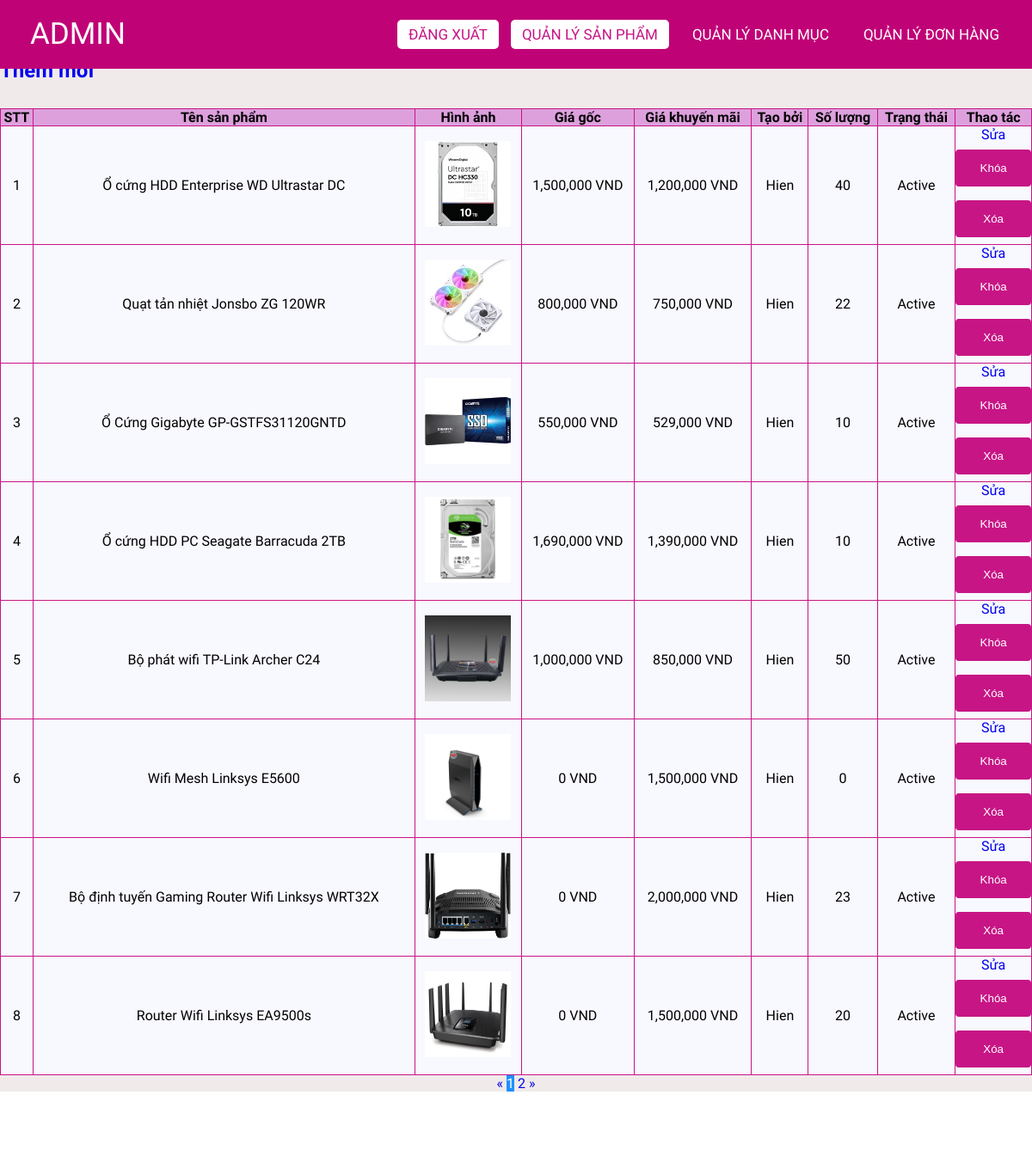
Screenshot of /admin/productlist.php (signed in) with the database file from the repository.
### tables this page shows
CREATE TABLE `products` (
  `id` int(11) NOT NULL,
  `name` varchar(255) NOT NULL,
  `originalPrice` decimal(10,0) NOT NULL,
  `promotionPrice` decimal(10,0) NOT NULL,
  `image` varchar(50) NOT NULL,
  `createdBy` int(11) NOT NULL,
  `createdDate` date NOT NULL,
  `cateId` int(11) NOT NULL,
  `qty` int(11) NOT NULL,
  `des` varchar(1000) NOT NULL,
  `status` tinyint(1) NOT NULL,
  `soldCount` int(11) NOT NULL
);

CREATE TABLE `users` (
  `id` int(11) NOT NULL,
  `email` varchar(255) NOT NULL,
  `fullname` varchar(255) NOT NULL,
  `dob` date NOT NULL,
  `password` varchar(255) NOT NULL,
  `role_id` int(11) NOT NULL,
  `status` tinyint(1) NOT NULL,
  `address` varchar(500) NOT NULL
);

### lib/database.php (called while the page is built, shortened)
<?php
class Database extends PDO
{
  public $host   = DB_HOST;
  public $user   = DB_USER;
  public $pass   = DB_PASS;
  public $dbname = DB_NAME;
  public $link;
  private function connectDB()
  {
    $this->link = new mysqli(
      $this->host,
      $this->user,
      $this->pass,
      $this->dbname
    );
  }
  public function select($query)
  {
    $result = $this->link->query($query);
    if ($result->num_rows > 0) {
      return $result;
    } else {
      return false;
    }
  }
}

### classes/product.php (called while the page is built, shortened)
<?php
$filepath = realpath(dirname(__FILE__));
include_once($filepath . '/../lib/database.php');
?>
<?php
class product
{
    private $db;
    public function __construct()
    {
        $this->db = new Database();
    }
    public function getAllAdmin($page = 1, $total = 8)
    {
        $tmp = ($page - 1) * $total;
        $query =
            "SELECT products.*, categories.name as cateName, users.fullName
			 FROM products INNER JOIN categories ON products.cateId = categories.id INNER JOIN users ON products.createdBy = users.id
			 order by products.id desc
             limit $tmp,$total";
        $result = $this->db->select($query);
        return $result;
    }
    public function getCountPaging($row = 8)
    {
        $query = "SELECT COUNT(*) FROM products";
        $mysqli_result = $this->db->select($query);
        if ($mysqli_result) {
            $totalrow = intval((mysqli_fetch_all($mysqli_result, MYSQLI_ASSOC)[0])['COUNT(*)']);
            $result = ceil($totalrow / $row);
            return $result;
        }
        return false;
    }
}
?>

### admin/productlist.php (the view, shortened to what this page needs)
<?php
include '../classes/product.php';
$product = new product();
$list = $product->getAllAdmin((isset($_GET['page']) ? $_GET['page'] : 1));
$pageCount = $product->getCountPaging();
?>
<!DOCTYPE html>
<html lang="en">
<head>
    <link rel="stylesheet" href="css/style.css">
    <link rel="stylesheet" href="https://cdnjs.cloudflare.com/ajax/libs/font-awesome/5.15.4/css/all.min.css">
</head>
<body>
    <nav>
        <label class="logo">ADMIN</label>
        <ul>
            <li><a href="../login.php" class="active">Đăng Xuất </a></li>
            <li><a href="productlist.php" class="active">Quản lý Sản phẩm</a></li>
            <li><a href="categoriesList.php">Quản lý Danh mục</a></li>
            <li><a href="orderlist.php">Quản lý Đơn hàng</a></li>
        </ul>
    </nav>
    <div class="title">
        <h1>Danh sách sản phẩm</h1>
    </div>
    <div class="addNew">
        <a href="add_product.php"><h2>Thêm mới</a></h2>
    </div>
    <div class="container">
        <?php $count = 1;
        if ($list) { ?>
            <table class="list">
                <tr>
                    <th>STT</th>
                    <th>Tên sản phẩm</th>
                    <th>Hình ảnh</th>
                    <th>Giá gốc</th>
                    <th>Giá khuyến mãi</th>
                    <th>Tạo bởi</th>
                    <th>Số lượng</th>
                    <th>Trạng thái</th>
                    <th>Thao tác</th>
                </tr>
                <?php foreach ($list as $key => $value) { ?>
                    <tr>
                        <td><?= $count++ ?></td>
                        <td><?= $value['name'] ?></td>
                        <td><img class="image-cart" src="uploads/<?= $value['image'] ?>" alt=""></td>
                        <td><?= number_format($value['originalPrice'], 0, '', ',') ?> VND</td>
                        <td><?= number_format($value['promotionPrice'], 0, '', ',') ?> VND</td>
                        <td><?= $value['fullName'] ?></td>
                        <td><?= $value['qty'] ?></td>
                        <td><?= ($value['status']) ? "Active" : "Block" ?></td>
                        <td>
                            <a href="edit_product.php?id=<?= $value['id'] ?>">Sửa</a>
                            <?php
                            if ($value['status']) { ?>
                                <form action="productlist.php" method="post">
                                    <input type="submit" value="Khóa" name="block">
                                </form>
                            <?php } ?>
                            <form action="productlist.php" method="post">
                                    <input type="submit" value="Xóa" name="delete">
                            </form>
                        </td>
                    </tr>
                <?php } ?>
            </table>
        <?php } else { ?>
            <h3>Chưa có sản phẩm nào...</h3>
        <?php } ?>
        <div class="pagination">
            <a href="productlist.php?page=<?= (isset($_GET['page'])) ? (($_GET['page'] <= 1) ? 1 : $_GET['page'] - 1) : 1 ?>">&laquo;</a>
            <?php
            for ($i = 1; $i <= $pageCount; $i++) {
                if (isset($_GET['page'])) {
                    if ($i == $_GET['page']) { ?>
                        <a class="active" href="productlist.php?page=<?= $i ?>"><?= $i ?></a>
                    <?php } else { ?>
                        <a href="productlist.php?page=<?= $i ?>"><?= $i ?></a>
                    <?php  }
                } else {
                    if ($i == 1) { ?>
                        <a class="active" href="productlist.php?page=<?= $i ?>"><?= $i ?></a>
                    <?php  } else { ?>
                        <a href="productlist.php?page=<?= $i ?>"><?= $i ?></a>
                    <?php   } ?>
                <?php  } ?>
            <?php }
            ?>
            <a href="productlist.php?page=<?= (isset($_GET['page'])) ? $_GET['page'] + 1 : 2 ?>">&raquo;</a>
        </div>
    </div>
    <footer>
    </footer>
</body>
</html>

### admin/css/style.css (style rules this page uses)
* { padding: 0; margin: 0; text-decoration: none; list-style: none; box-sizing: border-box; }
body { font-family: Mitr; background: rgb(240, 234, 234); }
nav { top: 0; position: fixed; background: #c00277; height: 80px; width: 100%; }
label.logo { color: white; font-size: 35px; line-height: 80px; padding: 0 35px; }
nav ul { float: right; margin-right: 20px; }
nav ul li { display: inline-block; line-height: 80px; margin: 0 5px; }
nav ul li a { color: white; font-size: 17px; padding: 7px 13px; border-radius: 3px; text-transform: uppercase; border-radius: 5px; transition: 0.5s; }
.active, a:hover { background-color: white; color: mediumvioletred; }
.container { margin-top: 30px; height: auto; }
.addNew { margin-top: 30px; }
.title { background-color: white; }
footer { padding: 30px 0; background-color:white; }
.list { width: 100%; background-color: ghostwhite; padding: 10px; border-collapse: collapse; }
.image-cart { height: 100px; width: 100px; }
th { background-color: plum; border: 1px solid mediumvioletred; }
td { border: 1px solid mediumvioletred; text-align: center; }
input[type=submit] { width: 100%; background-color: mediumvioletred; color: white; padding: 14px 20px; margin: 8px 0; border: none; border-radius: 4px; cursor: pointer; }
.pagination { text-align: center; }
.pagination a.active { background-color: dodgerblue; color: white; }

### rows the page displays
products: name "Ổ cứng HDD Enterprise WD Ultrastar DC", image (picture), originalPrice "1,500,000", promotionPrice "1,200,000", users.fullname "Hien", qty "40", status "Active"
products: name "Quạt tản nhiệt Jonsbo ZG 120WR", image (picture), originalPrice "800,000", promotionPrice "750,000", users.fullname "Hien", qty "22", status "Active"
products: name "Ổ Cứng Gigabyte GP-GSTFS31120GNTD", image (picture), originalPrice "550,000", promotionPrice "529,000", users.fullname "Hien", qty "10", status "Active"
products: name "Ổ cứng HDD PC Seagate Barracuda 2TB", image (picture), originalPrice "1,690,000", promotionPrice "1,390,000", users.fullname "Hien", qty "10", status "Active"
products: name "Bộ phát wifi TP-Link Archer C24", image (picture), originalPrice "1,000,000", promotionPrice "850,000", users.fullname "Hien", qty "50", status "Active"
products: name "Wifi Mesh Linksys E5600", image (picture), originalPrice "0", promotionPrice "1,500,000", users.fullname "Hien", qty "0", status "Active"
products: name "Bộ định tuyến Gaming Router Wifi Linksys WRT32X", image (picture), originalPrice "0", promotionPrice "2,000,000", users.fullname "Hien", qty "23", status "Active"
products: name "Router Wifi Linksys EA9500s", image (picture), originalPrice "0", promotionPrice "1,500,000", users.fullname "Hien", qty "20", status "Active"
